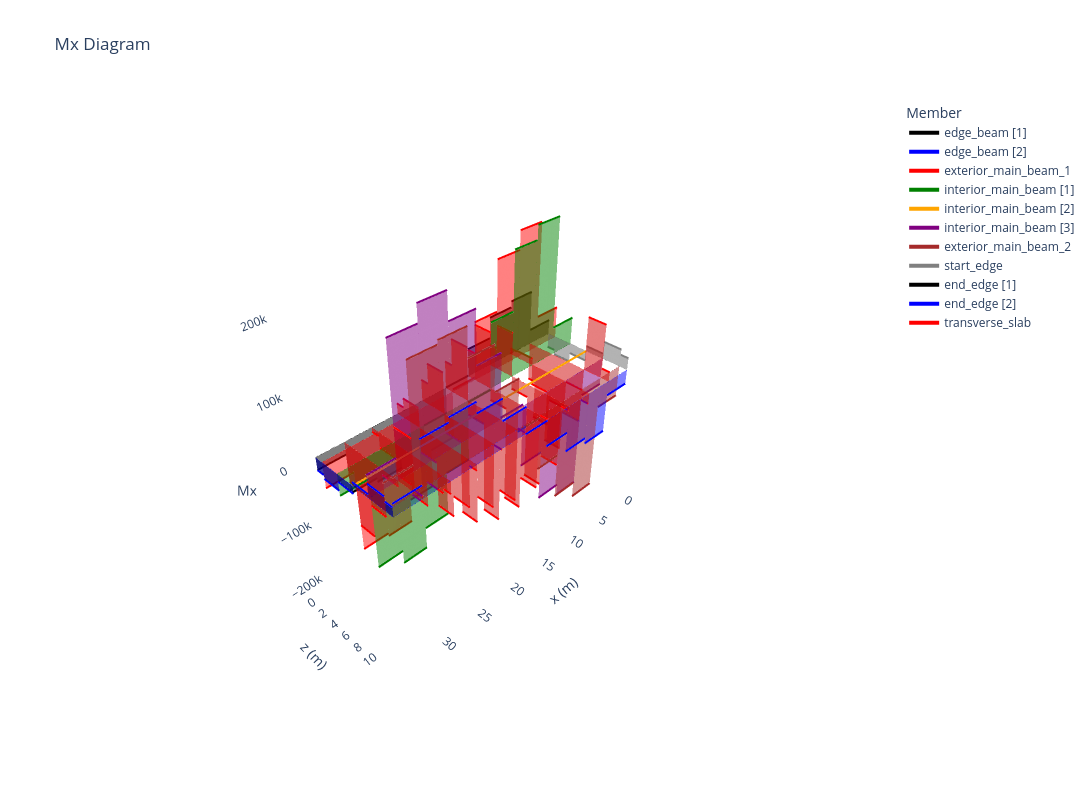

The cell this chart's notebook holds for it:
### Code cell
og.plot_tmd(model, results, loadcase="M1600 L1", backend="plotly", figsize=(14, 8));
